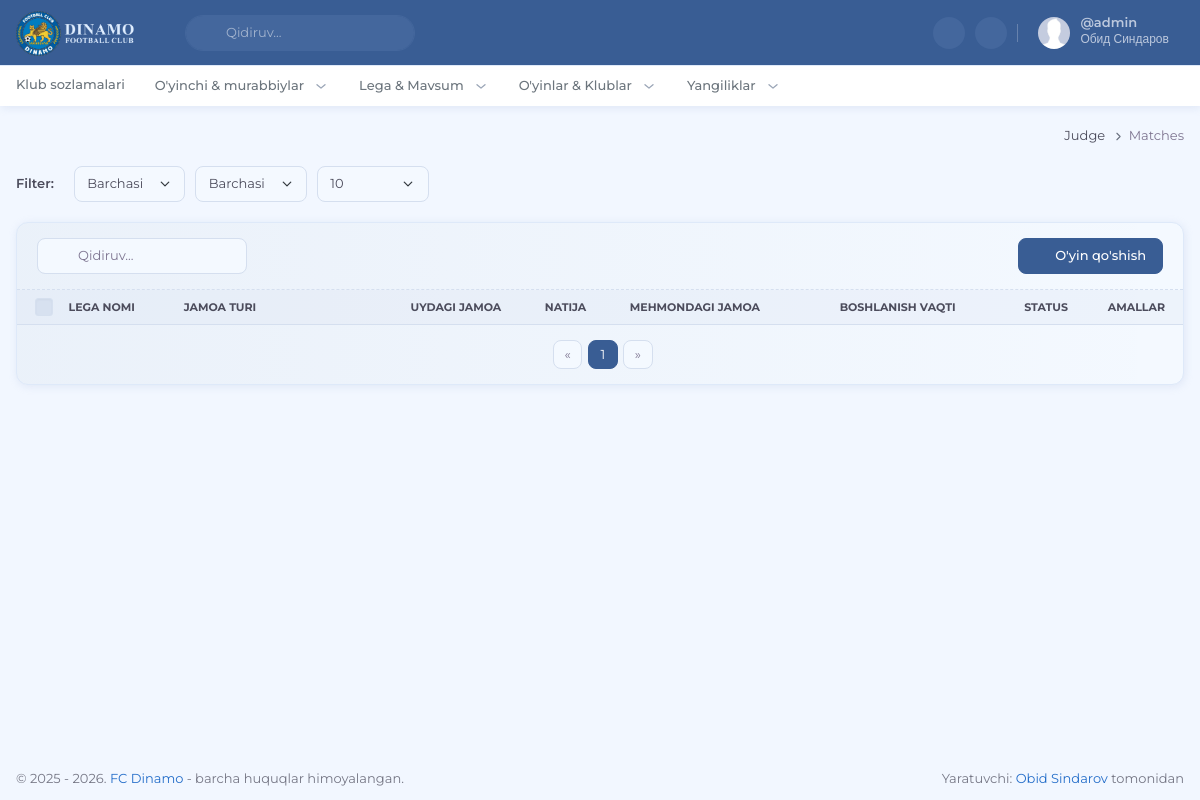
Page /judge/matches (signed in) on the committed database.
### apps/users/models.py (models this page shows, shortened)
class CustomUser(AbstractUser):
    pass

### apps/judge/views.py (the view)
# urls.py: path('matches', views.judge_matches, name='judge_matches'),
@login_required
def judge_matches(request):
    if not request.user.is_superuser:
        raise PermissionDenied
    if request.method == "POST":
        ids = request.POST.getlist("selected_ids")
        matches_list = Match.objects.filter(id__in=ids)
        matches_list.delete()
        messages.success(request, f"{len(ids)} ta o'yin o'chirildi")
        return redirect('judge_matches')
    per_page = request.GET.get('per_page', 10)
    category = request.GET.get('category')
    season = request.GET.get('season')
    matches_list = Match.objects.select_related(
        'season', 'home_team', 'away_team'
    ).order_by('is_finished', '-match_date')
    seasons_qs = Season.objects.all()
    if category and category != "all":
        category = int(category)
        matches_list = matches_list.filter(season__team_type__id=category)
        seasons_qs = seasons_qs.filter(team_type_id=category)
    seasons_list = (
        seasons_qs
        .values_list('year', flat=True)
        .distinct()
        .order_by('-year')
    )
    if season and season != "all":
        season_int = int(season)
        if season_int not in seasons_list:
            season = None
    if season and season != "all":
        season = int(season)
        matches_list = matches_list.filter(season__year=season)
    matches_list, pagination_range = paginate_queryset(matches_list, request, per_page=per_page)
    leagues = League.objects.all()
    paths = [
        {'title': 'judge', 'url': 'judge', 'args': []},
        {'title': 'matches', 'url': 'judge_clubs', 'args': []},
    ]
    context = {
        'category': category,
        'per_page': str(per_page),
        'pagination_range': pagination_range,
        'matches_list': matches_list,
        'teams': Team.objects.all(),
        'leagues':leagues,
        'season': season,
        'seasons': seasons_list,
        'paths': paths,
        'page_title': 'O\'yinlarni sozlash'
    }
    context.update(get_base_context(request))
    return render(request, 'judge/matches/matches.html', context)

### apps/core/utils.py (called while the page is built)
def get_base_context(request):
    return {
        'current_year': datetime.now().year,
        'categorys': TeamType.objects.all().order_by('order')
    }

def get_pagination_range(current_page, total_pages, delta=1):
    range_with_dots = []
    left = current_page - delta
    right = current_page + delta + 1
    range_with_dots.append(1)
    if left > 2:
        range_with_dots.append('...')
    for i in range(max(left, 2), min(right, total_pages)):
        range_with_dots.append(i)
    if right < total_pages:
        range_with_dots.append('...')
    if total_pages > 1:
        range_with_dots.append(total_pages)
    return range_with_dots

def paginate_queryset(queryset, request, per_page=5):
    paginator = Paginator(queryset, per_page)
    page_number = request.GET.get('page')
    page_obj = paginator.get_page(page_number)
    pagination_range = get_pagination_range(page_obj.number, paginator.num_pages)
    return page_obj, pagination_range

### apps/judge/templates/judge/matches/matches.html (shortened to what this page needs)
{% extends "judge/judge.html" %} {% load static %} {% block title %}FC Dinamo - {{ page_title }}{% endblock title %} {% block css %} {% endblock css %}
{% block content %}
<div class="container-fluid">
    <div class="row">
        <div class="col-12">
            <div class="d-flex align-items-center gap-2 mb-3">
                <span class="me-2 fw-semibold">Filter:</span>
                <form method="get" class="d-flex gap-2">
                    <select class="form-select" name="category" onchange="this.form.submit()">
                        <option value="all">Barchasi</option>
                    </select>
                    <select class="form-select" name="season" onchange="this.form.submit()">
                        <option value="all">Barchasi</option>
                    </select>
                    <select class="form-select form-control my-1 my-md-0" name="per_page" onchange="this.form.submit()">
                        <option value="10" {% if per_page == "10" %}selected{% endif %}>10</option>
                    </select>
                </form>
            </div>
            <form method="post">
                <div data-table  data-table-rows-per-page="{{ per_page }}" class="card">
                    <div class="card-header border-light justify-content-between">
                        <div class="d-flex gap-2">
                            <div class="app-search">
                                <input data-table-search type="search" class="form-control" placeholder="Qidiruv..." />
                                <i class="ti ti-search app-search-icon text-muted"></i>
                            </div>
                        </div>
                        <div class="d-flex gap-1">
                            <a href="#!" class="btn btn-primary" data-bs-toggle="modal" data-bs-target="#addMatchModal">
                                <i class="ti ti-plus fs-sm me-2"></i>
                                O'yin qo'shish
                            </a>
                        </div>
                    </div>
                    <div class="table-responsive">
                        <table class="table table-custom table-centered table-striped table-select table-hover w-100 mb-0">
                            <thead class="bg-light align-middle bg-opacity-25 thead-sm">
                                <tr class="text-uppercase fs-xxs">
                                    <th class="ps-3" style="width: 1%">
                                        <input data-table-select-all class="form-check-input form-check-input-light fs-14 mt-0" type="checkbox" id="select-all-products" value="option" />
                                    </th>
                                    <th data-table-sort data-column="category">Lega nomi</th>
                                    <th data-table-sort data-column="team-type">Jamoa turi</th>
                                    <th style="min-width: 150px;" class="text-end">Uydagi jamoa</th>
                                    <th style="width: 1%;"></th>
                                    <th class="text-center">Natija</th>
                                    <th style="width: 1%;"></th>
                                    <th style="min-width: 150px;">Mehmondagi jamoa</th>
                                    <th>Boshlanish vaqti</th>
                                    <th>Status</th>
                                    <th class="text-center" style="width: 1%">Amallar</th>
                                </tr>
                            </thead>
                        </table>
                    </div>
                    <div class="card-footer border-0">
                        <div class="d-flex justify-content-between align-items-center">
                            <ul class="pagination pagination-sm pagination-boxed mb-0 mx-auto">
                                <li class="page-item {% if not matches_list.has_previous %}disabled{% endif %}">
                                    <a class="page-link" href="{% if matches_list.has_previous %}?page={{ matches_list.previous_page_number }}{% else %}#{% endif %}" aria-label="Previous">
                                        <span aria-hidden="true">&laquo;</span>
                                    </a>
                                </li>
                                {% for page in pagination_range %}
                                {% if page == '...' %}
                                <li class="page-item disabled"><span class="page-link">...</span></li>
                                {% elif page == matches_list.number %}
                                <li class="page-item active"><a class="page-link" href="?{% if per_page %}per_page={{ per_page }}&{% endif %}{% if season %}season={{ season }}&{% endif %}page={{ page }}">{{ page }}</a></li>
                                {% else %}
                                <li class="page-item"><a class="page-link" href="?{% if per_page %}per_page={{ per_page }}&{% endif %}{% if season %}season={{ season }}&{% endif %}page={{ page }}">{{ page }}</a></li>
                                {% endif %}
                                {% endfor %}
                                <li class="page-item {% if not matches_list.has_next %}disabled{% endif %}">
                                    <a class="page-link" href="{% if matches_list.has_next %}?{% if per_page %}per_page={{ per_page }}&{% endif %}page={{ matches_list.next_page_number }}{% else %}#{% endif %}" aria-label="Next">
                                        <span aria-hidden="true">&raquo;</span>
                                    </a>
                                </li>
                            </ul>
                        </div>
                    </div>
                </div>
            </form>
        </div>
    </div>
</div>
{% endblock content %}

### apps/core/templates/core/components/user-dropdown.html (shortened to what this page needs)
{% load static %}
{% if request.user.is_authenticated %}
<div id="user-dropdown-detailed" class="topbar-item nav-user">
    <div class="dropdown">
        <a class="topbar-link dropdown-toggle drop-arrow-none px-2" data-bs-toggle="dropdown" href="#!"
            aria-haspopup="false" aria-expanded="false">
            <img src="{% static 'images/user.jpg' %}" width="32" class="rounded-circle me-lg-2 d-flex"
                alt="user-image" />
            <div class="d-lg-flex align-items-center gap-1 d-none">
                <span>
                    <h5 class="my-0 lh-1 pro-username">@{{ request.user.username }}</h5>
                    <span class="fs-xs lh-1">{{ request.user.first_name }} {{ request.user.last_name }}</span>
                </span>
                <i class="ti ti-chevron-down align-middle"></i>
            </div>
        </a>
    </div>
</div>
{% endif %}

### rows in the picture
CustomUser: user.username "admin", user.first_name "Обид", user.last_name "Синдаров"

### other values in the picture
{{ item.title|title }} "Judge"
{{ item.title|title }} "Matches"
{{ page }} "1"
